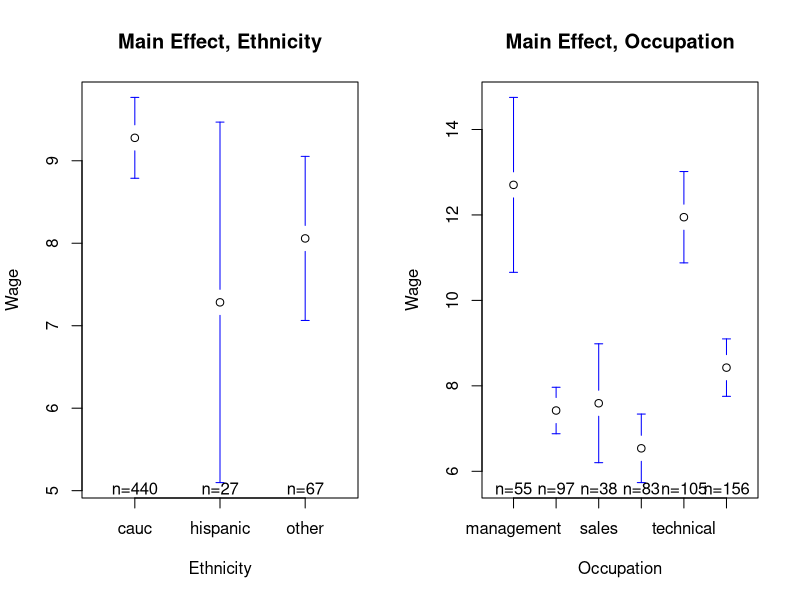
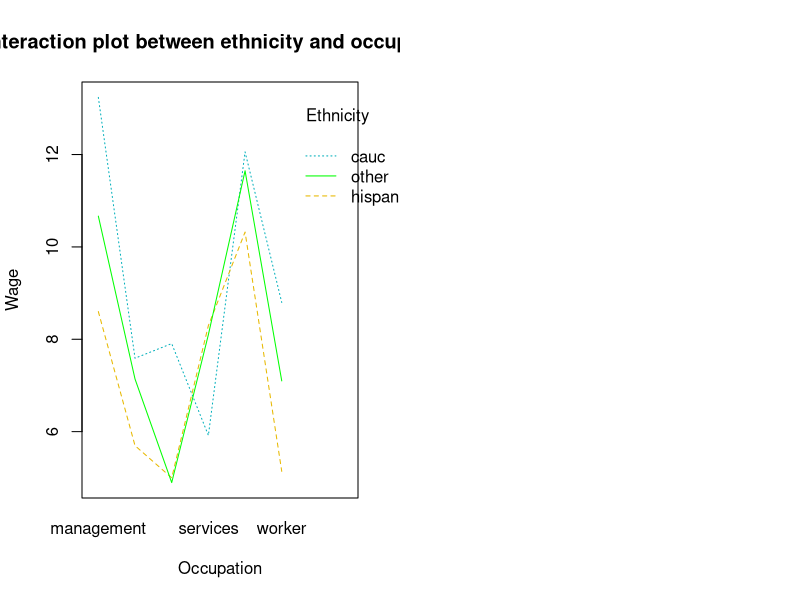
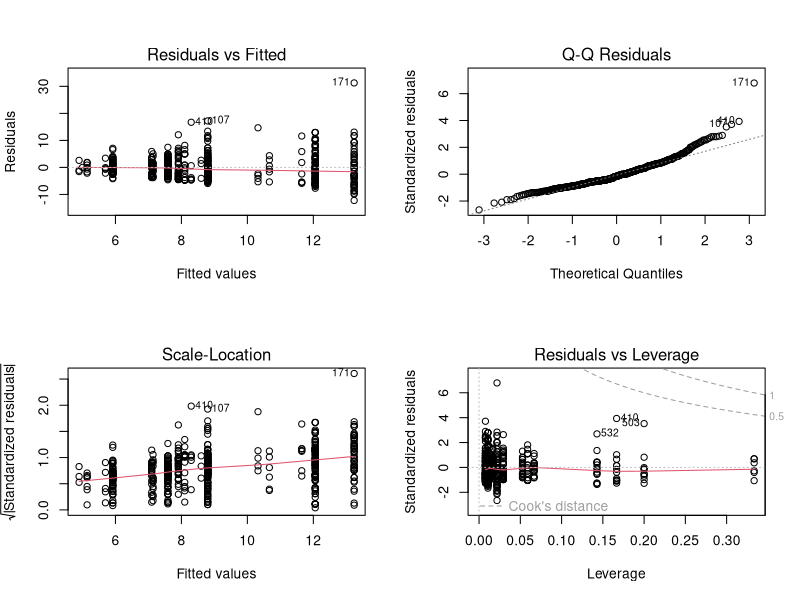

The R source for these figures, in order:
## ---- chunk 1
Wage=read.csv('Wage.csv');
library(gplots)
library(lme4)
library(dplyr)
library(stats)
library(knitr)
library(car)
library(tidyverse)
library(broom)
attach(Wage)
df <- Wage
df %>% head()
## ---- chunk 2
# Performing necessary preprocessing 

df$ethnicity <- as.factor(df$ethnicity)
df$occupation <- as.factor(df$occupation)

levels_e <- levels(df$ethnicity)
levels_o <- levels(df$occupation)
len_df <- nrow(df)
## ---- chunk 3
par(mfrow=c(1,2))
plotmeans(wage ~ ethnicity, data = df, xlab = "Ethnicity", ylab = "Wage", main = "Main Effect, Ethnicity",connect = FALSE)
plotmeans(wage ~ occupation, data = df, xlab = "Occupation", ylab = "Wage",main = "Main Effect, Occupation", connect = FALSE)
## ---- chunk 4
interaction.plot(df$occupation, df$ethnicity, df$wage, ylab = "Wage", xlab = "Occupation", main = "Interaction plot between ethnicity and occupation", col = c("#00AFBB", "#E7B800", "#00FF00"), trace.label = "Ethnicity")
## ---- chunk 5
# Fitting an anova model
full.model <- aov(wage ~ ethnicity + occupation + occupation:ethnicity, data = df)
summary(full.model)
## ---- chunk 6
# Diagnostic Plots
par(mfrow = c(2,2))
plot(full.model)
## ---- chunk 7
leveneTest(wage ~ ethnicity * occupation, data = df)
## ---- chunk 8
shapiro.test(aov(wage ~ ethnicity + occupation + occupation:ethnicity, data = df)$residuals)
## ---- chunk 9
# Fitting a model only with the additive terms
options(contrasts = c("contr.treatment", "contr.poly"))
reduced.model <-aov(wage ~ ethnicity + occupation, data = df)
summary(reduced.model)

## ---- chunk 10
summary(lmer(wage ~ ethnicity + (1|occupation), data = df))
## ---- chunk 11
s2_mu <- (491.7 - 21.8)/534
s2_mu/(s2_mu + 21.8)
## ---- chunk 12
model.eth <- aov(wage ~ ethnicity, data = df)
model.no_interact <- aov(wage ~ ethnicity + occupation, data = df)

reduced_sse <- model.eth %>% tidy() %>% filter(term == "Residuals") %>% select(sumsq) %>% pull()

full_sse <- model.no_interact %>% tidy() %>% filter(term == "Residuals") %>% select(sumsq) %>% pull()

partial_r2 <- (reduced_sse - full_sse)/reduced_sse
## ---- chunk 13
sessionInfo()
